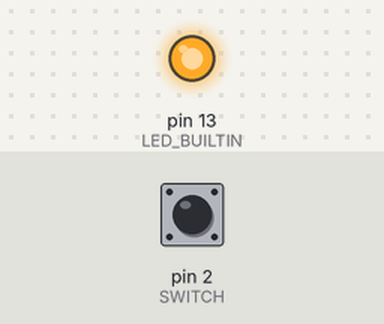
Simulated run of this sketch. Board: Arduino Uno, built with avr-gcc and run on an emulated ATmega328P. Shown: output pins drawn as LEDs (lit = HIGH). Inputs (shaded band) come from the test bench; at power-on: pin 2 (SWITCH) HIGH.

Above: at 1.2 s.
1.3 s: pin 2 (SWITCH) pulled LOW for 0.15 s
At 1.37 s:
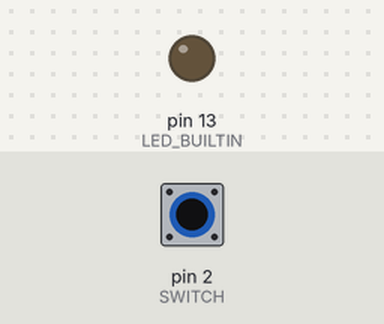
2.9 s: pin 2 (SWITCH) pulled LOW for 3.2 s
At 6.8 s:
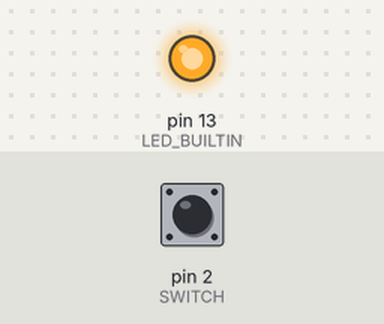
Timing chart, 0 to 8.3 s (numbered marks = the images above; inputs shaded):
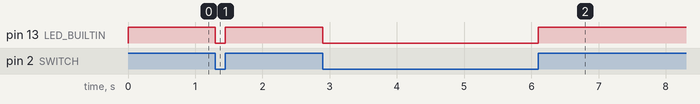

Measured:
- after the input at 1.3 s, pin 13 (LED_BUILTIN): HIGH → LOW at once, → HIGH 0.15 s later
- after the input at 2.9 s, pin 13 (LED_BUILTIN): HIGH → LOW at once, → HIGH 3.2 s later

The sketch:

Touch_Switch.ino
```cpp
/*
  Touch Switch

  It turns on and off the builtin LED by touching the switch.
*/

#define SWITCH 2

void setup(){
  pinMode(SWITCH, INPUT);
  pinMode(LED_BUILTIN, OUTPUT);
}

void loop(){
  digitalWrite(LED_BUILTIN, digitalRead(SWITCH));
}
```
